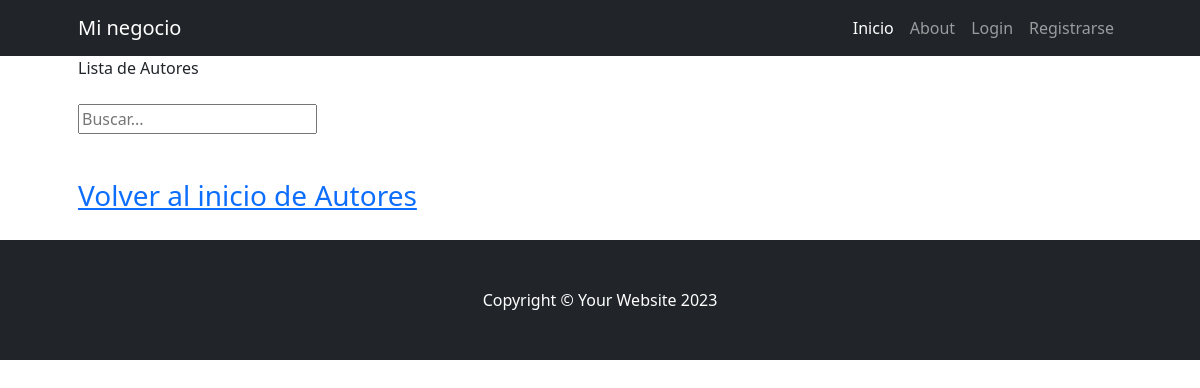
The page /autores/autores/list on the database as committed earlier.
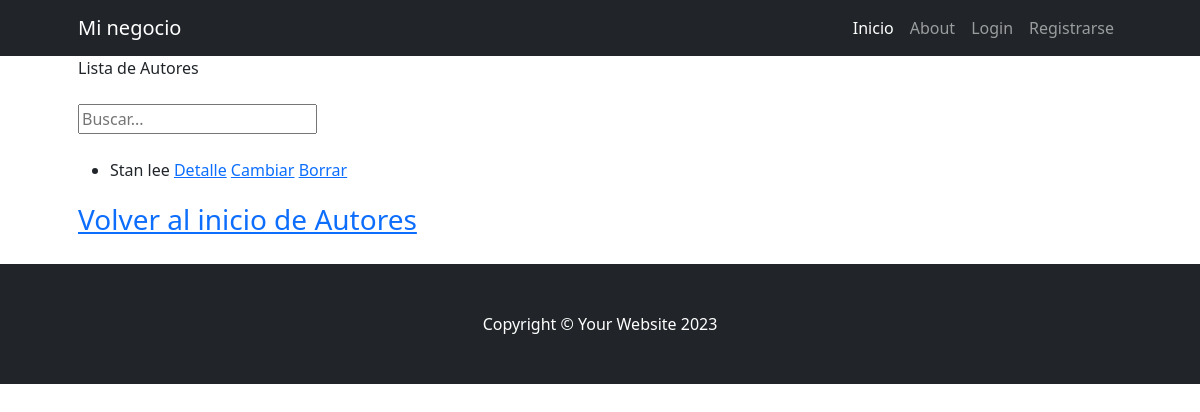
The same page on the database as committed later.
### autores/models.py (models this page shows, shortened)
class Autor(models.Model):
    nombre = models.CharField(max_length=100)
    es_dibujante = models.BooleanField(default=False)
    es_escritor = models.BooleanField(default=False)
    edad = models.IntegerField()
    fecha_nacimiento = models.DateField()
    biografia = models.TextField()
    class Meta:
        verbose_name = "Autor"
        verbose_name_plural = "Autores"

### autores/views.py (the view)
# urls.py: path('autores/list', views.AutorListView.as_view(), name='autores_list'),
class AutorListView(ListView):
    model = models.Autor
    template_name = 'autores/autores_list.html'

### autores/templates/autores/autores_list.html
{% extends 'core/base.html' %}
{% block titulo %}
    Lista de Autores
{% endblock titulo %}
{% block contenido %}
    <div class="py-lg-4 ">
        <form action="{% url 'autores:autores_list' %}" method="get">
            <input type="text" name="consulta" placeholder="Buscar...">
        </form>
    </div>
    <ul>
        {% for autor in object_list %}
        <li>
            {{ autor.nombre }}
            <a href="{% url 'autores:autores_detail' autor.pk %}">Detalle</a>
            <a href="{% url 'autores:autores_update' autor.pk %}">Cambiar</a>
            <a href="{% url 'autores:autores_delete' autor.pk %}">Borrar</a>
        </li>
        {% endfor %}
    </ul>
    <div class="fs-3 pb-4 ">
        <a href="{% url 'autores:home' %} ">Volver al inicio de Autores</a>
    </div>
{% endblock contenido %}

### core/templates/core/base.html (shortened to what this page needs)
{% load static %}
<!DOCTYPE html>
<html lang="en">
    <head>
        <link href="{% static 'core/css/styles.css' %}" rel="stylesheet" />
    </head>
    <body>
        {% include 'core/components/navbar.html' %}
        <div class="container px-4 px-lg-5">
            {% block titulo %}
            {% endblock titulo %}
            {% block contenido %}
            {% endblock contenido %}
        </div>
        <footer class="py-5 bg-dark">
            <div class="container px-4 px-lg-5"><p class="m-0 text-center text-white">Copyright &copy; Your Website 2023</p></div>
        </footer>
    </body>
</html>

### core/templates/core/components/navbar.html (shortened to what this page needs)
<nav class="navbar navbar-expand-lg navbar-dark bg-dark">
    <div class="container px-5">
        <a class="navbar-brand" href="#!">Mi negocio</a>
        <div class="collapse navbar-collapse" id="navbarSupportedContent">
            <ul class="navbar-nav ms-auto mb-2 mb-lg-0">
                <li class="nav-item">
                    <a class="nav-link active" aria-current="page" href="{% url 'core:home' %}">Inicio</a>
                </li>
                <li class="nav-item">
                    <a class="nav-link" href="#!">About</a>
                </li>
                {% if user.is_authenticated %}
                <li class="nav-item">
                    <a class="nav-link" href="{% url 'autores:home' %}">Autores</a>
                </li>
                <li class="nav-item">
                    <a class="nav-link" href="{% url 'personaje:home' %}">Personajes</a>
                </li>
                <li class="nav-item">
                    <a class="nav-link text-bg-info">{{ user.username }}</a>
                </li>
                <li class="nav-item">
                    <form action="{% url 'core:logout' %}" method="post">
                        {% csrf_token %}
                        <button type="submit" class="btn btn-dark">Logout</button>
                    </form>
                </li>
                {% else %}
                <li class="nav-item">
                    <a class="nav-link" href="{% url 'core:login' %}">Login</a>
                </li>
                <li class="nav-item">
                    <a class="nav-link" href="{% url 'core:register' %}">Registrarse</a>
                </li>
                {% endif %}
            </ul>
        </div>
    </div>
</nav>

Rows that differ between the two databases and show on the page:
added Autor: nombre "Stan lee"
